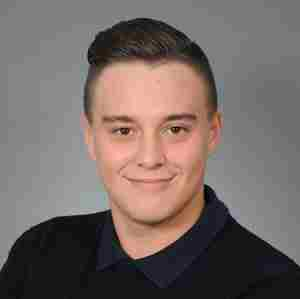
#> input picture assets/portrait/paul_schmidt.jpg, 300 x 299 px
$ python portrait_posts.py
#> lines starting #> are read from the running program, lines starting #| are printed output that depends on the picture
"""Gestaltet fünf NICHT FREIGEGEBENE Instagram-Entwürfe nur mit dem Nutzerporträt.

Die Vorlage muss aus assets/portrait/paul_schmidt.jpg stammen.
Keine weiteren Personen-/Bildquellen und keine synthetische Gesichtserzeugung.
"""
import json
from pathlib import Path
from PIL import Image, ImageDraw, ImageFont, ImageOps

ROOT=Path(__file__).resolve().parents[1]
SRC=ROOT/"assets"/"portrait"/"paul_schmidt.jpg"
OUT=ROOT/"assets"/"portrait_cards"
W,H=1080,1350
NAVY=(8,34,73)
BLUE=(12,122,197)
GOLD=(252,211,75)
CREAM=(248,246,239)
WHITE=(255,255,255)
INK=(24,50,79)
BOLD="/usr/share/fonts/truetype/dejavu/DejaVuSans-Bold.ttf"
REGULAR="/usr/share/fonts/truetype/dejavu/DejaVuSans.ttf"

POSTS=[
 {"id":"01","title":"Persönlich für dich da.","subtitle":"Versicherungsberatung in Döbeln","category":"Kennenlernen","style":"left"},
 {"id":"02","title":"Wer schützt eigentlich dein Einkommen?","subtitle":"Berufsunfähigkeit verständlich erklärt","category":"BU-Wissen","style":"split"},
 {"id":"03","title":"3 Fragen vor jedem Versicherungsabschluss","subtitle":"Risiko. Leistung. Ausschlüsse.","category":"Versicherungscheck","style":"light"},
 {"id":"04","title":"Deine Fragen. Verständliche Antworten.","subtitle":"Versicherungstipps aus Döbeln","category":"Frag Paul","style":"bottom"},
 {"id":"05","title":"Nicht irgendein Vertrag. Sondern der passende.","subtitle":"Persönliche Beratung in deiner Nähe","category":"Beratung","style":"editorial"},
]

def font(size,bold=False):
 return ImageFont.truetype(BOLD if bold else REGULAR,size)

def wrap(draw,t,fo,maxwidth):
 words=t.split();lines=[];line=""
 for word in words:
  candidate=(line+" "+word).strip()
  if line and draw.textbbox((0,0),candidate,font=fo)[2]>maxwidth:
   lines.append(line);line=word
  else:line=candidate
 if line:lines.append(line)
 return lines

def title_text(d,text,rect,color,start=65):
 x,y,width,maxheight=rect
 for sz in range(start,30,-2):
  fo=font(sz,True)
  lines=wrap(d,text,fo,width)
  if len(lines)*(sz+16)<=maxheight:break
 for line in lines:
  d.text((x,y),line,font=fo,fill=color)
  y+=sz+16

def preview(photo,item,index):
 im=Image.new("RGB",(W,H),NAVY if index in (0,1,3) else CREAM)
 d=ImageDraw.Draw(im)
 d.rectangle((0,0,W,15),fill=GOLD)
 layout=item["style"]
 if layout in ("left","bottom","editorial"):
  if layout=="left":
   x,y,pw,ph=60,165,960,680
  elif layout=="bottom":
   x,y,pw,ph=60,375,960,630
  else:
   x,y,pw,ph=60,140,960,745
  # Vollständig sichtbares Porträt: keine Gesichtsretusche und keine Gesichtserzeugung
  pic=ImageOps.contain(photo,(pw,ph),Image.Resampling.LANCZOS)
  im.paste(pic,(x+(pw-pic.width)//2,y+(ph-pic.height)//2))
  d=ImageDraw.Draw(im)
  if layout=="bottom":
   d.text((70,72),"FRAG PAUL  •  DÖBELN",font=font(31,True),fill=GOLD)
   title_text(d,item["title"],(78,180,910,155),WHITE,64)
   d.rectangle((44,1050,1032,1219),fill=BLUE)
   d.text((78,1088),item["subtitle"],font=font(30),fill=WHITE)
  else:
   d.text((72,68),"SCHMIDT  ·  VERSICHERUNGSBERATUNG DÖBELN",font=font(28,True),fill=GOLD)
   d.rectangle((45,900,1037,1165),fill=NAVY if layout=="editorial" else BLUE)
   title_text(d,item["title"],(72,932,930,155),WHITE,61)
   d.text((77,1128),item["subtitle"],font=font(26),fill=CREAM)
 elif layout=="split":
  d.rectangle((0,0,550,H),fill=CREAM)
  d.rectangle((550,0,W,H),fill=NAVY)
  pic=ImageOps.contain(photo,(490,720),Image.Resampling.LANCZOS)
  im.paste(pic,(560+(510-pic.width)//2,280+(720-pic.height)//2))
  d=ImageDraw.Draw(im)
  d.text((58,79),"BU-WISSEN",font=font(36,True),fill=BLUE)
  title_text(d,item["title"],(57,275,440,620),INK,68)
  d.rectangle((55,1007,520,1151),fill=BLUE)
  d.text((72,1035),"Was wäre, wenn",font=font(31,True),fill=WHITE)
  d.text((72,1085),"Einkommen ausfällt?",font=font(25),fill=WHITE)
  d.text((600,1155),item["subtitle"],font=font(23),fill=WHITE)
 elif layout=="light":
  d.rectangle((0,0,W,210),fill=BLUE)
  d.text((62,76),"CHECKLISTE  ·  MIT PAUL",font=font(34,True),fill=WHITE)
  title_text(d,item["title"],(63,260,930,245),INK,75)
  pic=ImageOps.contain(photo,(460,545),Image.Resampling.LANCZOS)
  im.paste(pic,(570+(460-pic.width)//2,550+(545-pic.height)//2))
  d=ImageDraw.Draw(im)
  for j,txt in enumerate(("RISIKO?","LEISTUNG?","AUSSCHLÜSSE?")):
   yy=600+j*145
   d.rounded_rectangle((60,yy,115,yy+55),radius=9,outline=BLUE,width=6)
   d.text((135,yy+5),txt,font=font(28,True),fill=INK)
  d.text((64,1148),item["subtitle"],font=font(31,True),fill=INK)
 d.line((55,1260,1022,1260),fill=GOLD,width=4)
 d.text((65,1282),"@allianzschmidtdoebeln  ·  ENTWURF",font=font(24),fill=WHITE if index in (0,3) else INK)
 dest=OUT/("paul_"+item["id"]+".jpg")
 im.save(dest,"JPEG",quality=92,optimize=True)
 print(dest)

def main():
 if not SRC.exists():
  raise SystemExit("Nur einrichtungsbereit: Bitte das eigene Porträt zuerst nach assets/portrait/paul_schmidt.jpg hochladen.")
 OUT.mkdir(parents=True,exist_ok=True)
 im=Image.open(SRC); im=ImageOps.exif_transpose(im).convert("RGB")
#> in main, im is the input picture: PIL image 300x299 RGB; mean R, G, B 117.3, 104.9, 100.9
 for i,item in enumerate(POSTS):preview(im,item,i)
#> this loop made 5 passes
#> pass 1, in preview, `im=Image.new("RGB",(W,H),NAVY if index in (0,1,3) else CREAM)`:
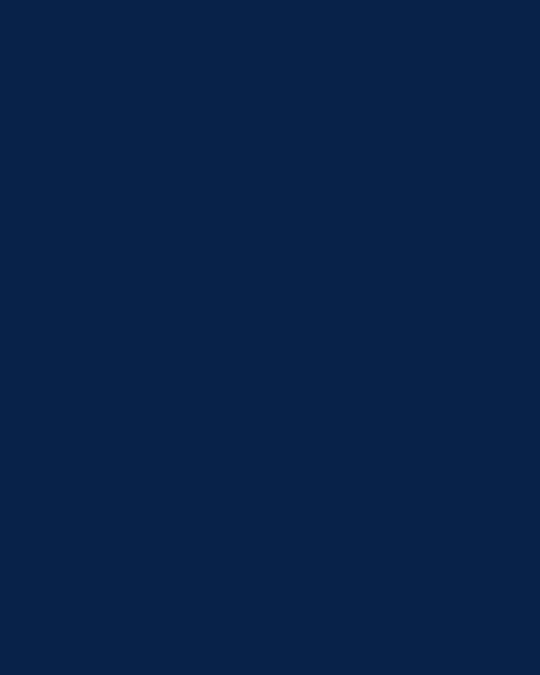
#> im: PIL image 1080x1350 RGB (shown at 1/2 size); mean R, G, B 8, 34, 73
#> pass 1, in preview, `im.save(dest,"JPEG",quality=92,optimize=True)`:
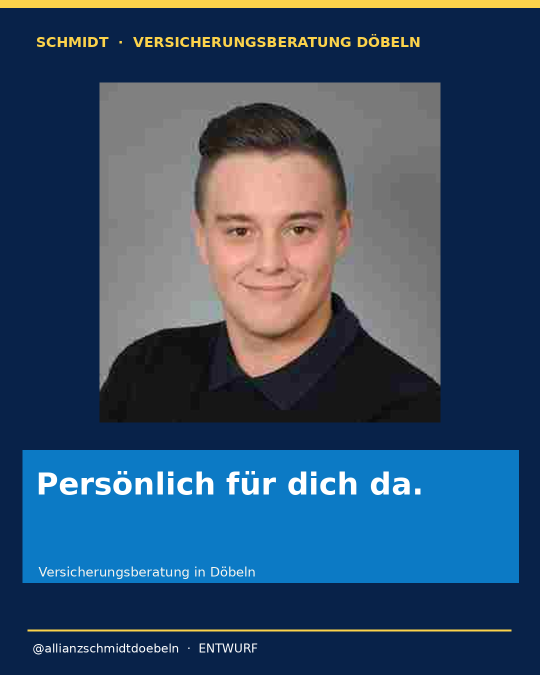
#> saved as paul_01.jpg: PIL image 1080x1350 RGB (shown at 1/2 size); mean R, G, B 51.4, 77.8, 105.3
 print("5 persönliche Entwürfe generiert; nichts automatisch zur Veröffentlichung freigegeben.")
if __name__=="__main__":main()
